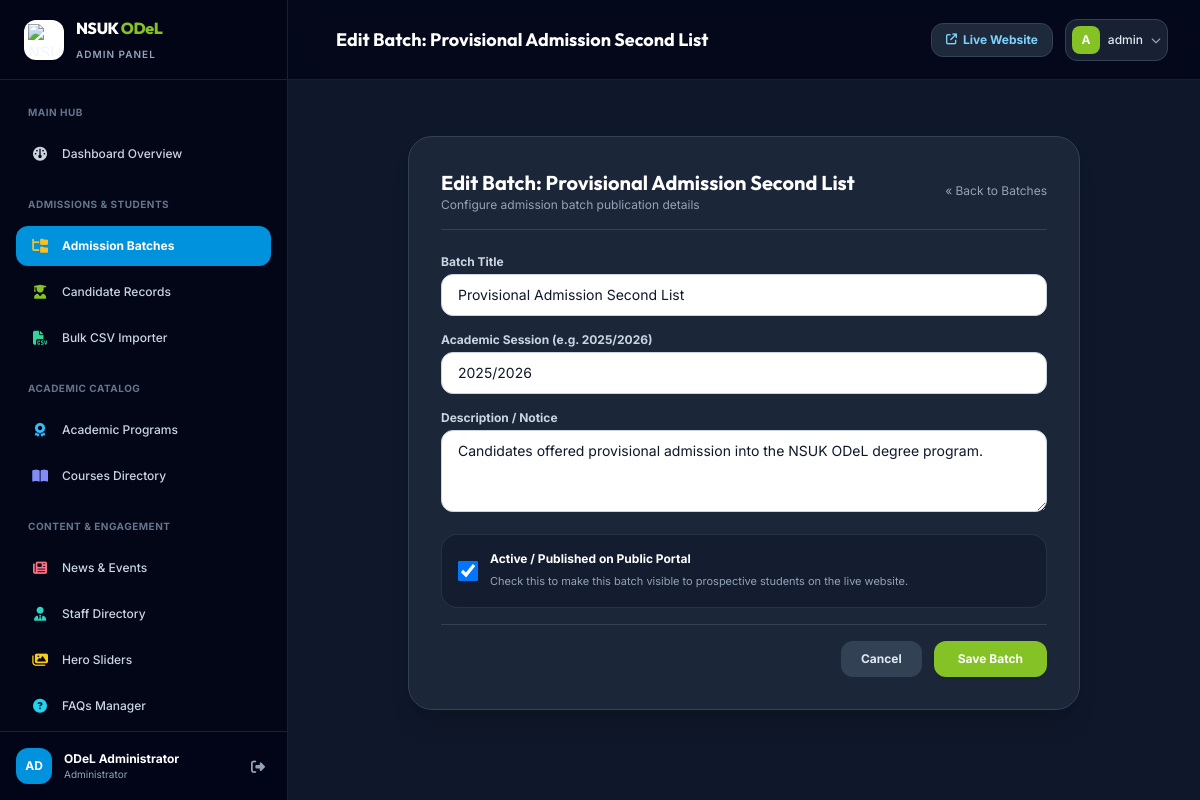
/dashboard/admissions/batches/2/edit/ (signed in), run on the app's committed database.
### core/models.py (models this page shows, shortened)
class AdmissionBatch(models.Model):
    title = models.CharField(max_length=255, default="Provisional Admission First List")
    academic_session = models.CharField(max_length=50, default="2025/2026", help_text="e.g. 2025/2026")
    publication_date = models.DateField(auto_now_add=True)
    is_active = models.BooleanField(default=True, help_text="Active lists are displayed on the public portal")
    description = models.TextField(blank=True, default="Candidates offered provisional admission into the NSUK ODeL degree program.")
    class Meta:
        ordering = ['-publication_date', '-id']
        verbose_name = "Admission Batch"
        verbose_name_plural = "Admission Batches"

### dashboard/views.py (the view)
# urls.py: path('admissions/batches/<int:pk>/edit/', views.batch_edit_dash, name='dashboard_batch_edit'),
@login_required
def batch_edit_dash(request, pk):
    batch = get_object_or_404(AdmissionBatch, pk=pk)
    if request.method == 'POST':
        form = AdmissionBatchForm(request.POST, instance=batch)
        if form.is_valid():
            form.save()
            messages.success(request, f"Admission Batch '{batch.title}' updated!")
            return redirect('dashboard_batches')
    else:
        form = AdmissionBatchForm(instance=batch)
    return render(request, 'dashboard/admissions/batch_form.html', {'form': form, 'title': f'Edit Batch: {batch.title}', 'batch': batch})

### dashboard/forms.py
class AdmissionBatchForm(forms.ModelForm):
    class Meta:
        model = AdmissionBatch
        fields = ['title', 'academic_session', 'is_active', 'description']
        widgets = {
            'title': forms.TextInput(attrs={'class': TAILWIND_INPUT, 'placeholder': 'e.g. Provisional Admission First List'}),
            'academic_session': forms.TextInput(attrs={'class': TAILWIND_INPUT, 'placeholder': 'e.g. 2025/2026'}),
            'is_active': forms.CheckboxInput(attrs={'class': TAILWIND_CHECKBOX}),
            'description': forms.Textarea(attrs={'class': TAILWIND_TEXTAREA, 'rows': 3}),
        }

### core/context_processors.py (called while the page is built)
def site_context(request):
    settings = SiteSetting.get_settings()
    active_programs = Program.objects.filter(is_active=True)[:6]
    latest_batch = AdmissionBatch.objects.filter(is_active=True).first()
    unread_inquiries_count = InquiryMessage.objects.filter(is_resolved=False).count()
    recent_announcements = NewsEvent.objects.filter(is_active=True)[:3]
    return {
        'site_settings': settings,
        'global_programs': active_programs,
        'global_latest_batch': latest_batch,
        'unread_inquiries_count': unread_inquiries_count,
        'global_announcements': recent_announcements,
    }

### core/models.py (called while the page is built)
    @classmethod
    def get_settings(cls):
        setting, created = cls.objects.get_or_create(pk=1)
        return setting

### templates/dashboard/admissions/batch_form.html (shortened to what this page needs)
{% extends 'dashboard/base.html' %}
{% block header_title %}{{ title }}{% endblock %}
{% block content %}
<div class="max-w-2xl mx-auto py-6">
    <div class="bg-slate-800/90 rounded-3xl p-8 border border-slate-700 shadow-xl space-y-6">
        <div class="border-b border-slate-700 pb-4 flex items-center justify-between">
            <div>
                <h2 class="font-heading font-bold text-xl text-white">{{ title }}</h2>
                <p class="text-xs text-slate-400">Configure admission batch publication details</p>
            </div>
            <a href="{% url 'dashboard_batches' %}" class="text-xs text-slate-400 hover:text-white">&laquo; Back to Batches</a>
        </div>
        <form method="post" class="space-y-4">
            <div class="space-y-1">
                <label class="block text-xs font-bold text-slate-300">Batch Title</label>
                {{ form.title }}
            </div>
            <div class="space-y-1">
                <label class="block text-xs font-bold text-slate-300">Academic Session (e.g. 2025/2026)</label>
                {{ form.academic_session }}
            </div>
            <div class="space-y-1">
                <label class="block text-xs font-bold text-slate-300">Description / Notice</label>
                {{ form.description }}
            </div>
            <div class="flex items-center space-x-3 p-4 rounded-2xl bg-slate-900/60 border border-slate-700/60">
                {{ form.is_active }}
                <div>
                    <label class="block text-xs font-bold text-white">Active / Published on Public Portal</label>
                    <span class="text-[11px] text-slate-400">Check this to make this batch visible to prospective students on the live website.</span>
                </div>
            </div>
            <div class="pt-4 flex items-center justify-end gap-3 border-t border-slate-700">
                <a href="{% url 'dashboard_batches' %}" class="px-5 py-2.5 rounded-xl bg-slate-700 hover:bg-slate-600 text-xs font-bold text-slate-200 transition">Cancel</a>
                <button type="submit" class="px-6 py-2.5 rounded-xl bg-brand-green hover:bg-brand-darkgreen text-white font-bold text-xs shadow transition">Save Batch</button>
            </div>
        </form>
    </div>
</div>
{% endblock %}

### templates/dashboard/base.html (shortened to what this page needs)
<!DOCTYPE html>
<html lang="en" class="h-full bg-slate-900">
<head>
    <script src="https://cdn.tailwindcss.com"></script>
    <link rel="stylesheet" href="https://cdnjs.cloudflare.com/ajax/libs/font-awesome/6.5.1/css/all.min.css">
</head>
<body class="h-full bg-slate-900 text-slate-100 font-sans antialiased flex overflow-hidden" x-data="{ sidebarOpen: false }">
    <aside :class="{ 'translate-x-0': sidebarOpen, '-translate-x-full': !sidebarOpen }" class="fixed inset-y-0 left-0 z-50 w-72 bg-slate-950 border-r border-slate-800/80 flex flex-col justify-between transition-transform duration-300 ease-in-out lg:translate-x-0 lg:static lg:inset-auto flex-shrink-0">
        <div>
            <div class="h-20 flex items-center justify-between px-6 border-b border-slate-800/80 bg-slate-950/60">
                <a href="{% url 'dashboard_home' %}" class="flex items-center space-x-3">
                    <div class="w-10 h-10 rounded-xl bg-white p-1 shadow flex items-center justify-center">
                        <img src="https://upload.wikimedia.org/wikipedia/en/thumb/5/52/Nasarawa_State_University_logo.png/220px-Nasarawa_State_University_logo.png" alt="NSUK" class="w-full h-full object-contain">
                    </div>
                    <div>
                        <span class="font-heading font-extrabold text-base tracking-tight text-white block">NSUK <span class="text-brand-green">ODeL</span></span>
                        <span class="text-[10px] text-slate-400 uppercase tracking-widest font-semibold">Admin Panel</span>
                    </div>
                </a>
            </div>
            <nav class="px-4 py-6 space-y-1.5 overflow-y-auto max-h-[calc(100vh-160px)] text-xs font-medium">
                <div class="px-3 pb-2 text-[10px] font-bold text-slate-500 uppercase tracking-wider">Main Hub</div>
                <a href="{% url 'dashboard_home' %}" class="flex items-center space-x-3 px-3.5 py-2.5 rounded-xl transition-all {% if request.resolver_match.url_name == 'dashboard_home' %}bg-brand-blue text-white font-bold shadow-lg shadow-sky-900/40{% else %}text-slate-300 hover:bg-slate-900 hover:text-white{% endif %}">
                    <i class="fa-solid fa-gauge text-sm w-5 text-center"></i>
                    <span>Dashboard Overview</span>
                </a>
                <div class="pt-4 px-3 pb-2 text-[10px] font-bold text-slate-500 uppercase tracking-wider">Admissions & Students</div>
                <a href="{% url 'dashboard_batches' %}" class="flex items-center space-x-3 px-3.5 py-2.5 rounded-xl transition-all {% if 'admissions/batches' in request.path %}bg-brand-blue text-white font-bold{% else %}text-slate-300 hover:bg-slate-900 hover:text-white{% endif %}">
                    <i class="fa-solid fa-folder-tree text-sm w-5 text-center text-amber-400"></i>
                    <span>Admission Batches</span>
                </a>
                <a href="{% url 'dashboard_candidates' %}" class="flex items-center space-x-3 px-3.5 py-2.5 rounded-xl transition-all {% if 'admissions/candidates' in request.path %}bg-brand-blue text-white font-bold{% else %}text-slate-300 hover:bg-slate-900 hover:text-white{% endif %}">
                    <i class="fa-solid fa-user-graduate text-sm w-5 text-center text-brand-green"></i>
                    <span>Candidate Records</span>
                </a>
                <a href="{% url 'dashboard_bulk_upload' %}" class="flex items-center space-x-3 px-3.5 py-2.5 rounded-xl transition-all {% if 'bulk-upload' in request.path %}bg-brand-blue text-white font-bold{% else %}text-slate-300 hover:bg-slate-900 hover:text-white{% endif %}">
                    <i class="fa-solid fa-file-csv text-sm w-5 text-center text-emerald-400"></i>
                    <span>Bulk CSV Importer</span>
                </a>
                <div class="pt-4 px-3 pb-2 text-[10px] font-bold text-slate-500 uppercase tracking-wider">Academic Catalog</div>
                <a href="{% url 'dashboard_programs' %}" class="flex items-center space-x-3 px-3.5 py-2.5 rounded-xl transition-all {% if 'programs' in request.path %}bg-brand-blue text-white font-bold{% else %}text-slate-300 hover:bg-slate-900 hover:text-white{% endif %}">
                    <i class="fa-solid fa-award text-sm w-5 text-center text-sky-400"></i>
                    <span>Academic Programs</span>
                </a>
                <a href="{% url 'dashboard_courses' %}" class="flex items-center space-x-3 px-3.5 py-2.5 rounded-xl transition-all {% if 'courses' in request.path %}bg-brand-blue text-white font-bold{% else %}text-slate-300 hover:bg-slate-900 hover:text-white{% endif %}">
                    <i class="fa-solid fa-book-open text-sm w-5 text-center text-indigo-400"></i>
                    <span>Courses Directory</span>
                </a>
                <div class="pt-4 px-3 pb-2 text-[10px] font-bold text-slate-500 uppercase tracking-wider">Content & Engagement</div>
                <a href="{% url 'dashboard_news' %}" class="flex items-center space-x-3 px-3.5 py-2.5 rounded-xl transition-all {% if 'news' in request.path %}bg-brand-blue text-white font-bold{% else %}text-slate-300 hover:bg-slate-900 hover:text-white{% endif %}">
                    <i class="fa-solid fa-newspaper text-sm w-5 text-center text-rose-400"></i>
                    <span>News & Events</span>
                </a>
                <a href="{% url 'dashboard_staff' %}" class="flex items-center space-x-3 px-3.5 py-2.5 rounded-xl transition-all {% if 'staff' in request.path %}bg-brand-blue text-white font-bold{% else %}text-slate-300 hover:bg-slate-900 hover:text-white{% endif %}">
                    <i class="fa-solid fa-user-tie text-sm w-5 text-center text-teal-400"></i>
                    <span>Staff Directory</span>
                </a>
                <a href="{% url 'dashboard_slides' %}" class="flex items-center space-x-3 px-3.5 py-2.5 rounded-xl transition-all {% if 'slides' in request.path %}bg-brand-blue text-white font-bold{% else %}text-slate-300 hover:bg-slate-900 hover:text-white{% endif %}">
                    <i class="fa-solid fa-images text-sm w-5 text-center text-yellow-400"></i>
                    <span>Hero Sliders</span>
                </a>
                <a href="{% url 'dashboard_faqs' %}" class="flex items-center space-x-3 px-3.5 py-2.5 rounded-xl transition-all {% if 'faqs' in request.path %}bg-brand-blue text-white font-bold{% else %}text-slate-300 hover:bg-slate-900 hover:text-white{% endif %}">
                    <i class="fa-solid fa-circle-question text-sm w-5 text-center text-cyan-400"></i>
                    <span>FAQs Manager</span>
                </a>
            </nav>
        </div>
        <div class="p-4 border-t border-slate-800/80 bg-slate-950/80">
            <div class="flex items-center justify-between">
                <div class="flex items-center space-x-3 truncate">
                    <div class="w-9 h-9 rounded-xl bg-brand-blue text-white font-bold text-xs flex items-center justify-center uppercase">
                        {{ request.user.username|slice:":2" }}
                    </div>
                    <div class="truncate">
                        <span class="block text-xs font-bold text-white truncate">{{ request.user.get_full_name|default:request.user.username }}</span>
                        <span class="block text-[10px] text-slate-400">Administrator</span>
                    </div>
                </div>
                <a href="{% url 'dashboard_logout' %}" class="text-slate-400 hover:text-rose-400 p-1.5 transition" title="Logout">
                    <i class="fa-solid fa-right-from-bracket text-sm"></i>
                </a>
            </div>
        </div>
    </aside>
    <div class="flex-1 flex flex-col min-w-0 overflow-hidden bg-slate-900">
        <header class="h-20 bg-slate-950/80 backdrop-blur-md border-b border-slate-800/80 flex items-center justify-between px-4 sm:px-8 z-30">
            <div class="flex items-center space-x-4">
                <div class="hidden sm:block">
                    <h1 class="font-heading font-bold text-base sm:text-lg text-white">
                        {% block header_title %}ODeL Administration & Management{% endblock %}
                    </h1>
                </div>
            </div>
            <div class="flex items-center space-x-3">
                <a href="{% url 'home' %}" target="_blank" class="px-3.5 py-2 rounded-xl bg-slate-800 hover:bg-slate-700 text-xs font-bold text-sky-300 transition flex items-center gap-1.5 border border-slate-700">
                    <i class="fa-solid fa-arrow-up-right-from-square text-[11px]"></i>
                    <span class="hidden sm:inline">Live Website</span>
                </a>
                <div class="relative" x-data="{ open: false }" @click.outside="open = false">
                    <button @click="open = !open" class="flex items-center space-x-2 p-1.5 rounded-xl bg-slate-800/80 hover:bg-slate-800 border border-slate-700 text-xs font-medium focus:outline-none">
                        <div class="w-7 h-7 rounded-lg bg-brand-green text-white font-bold flex items-center justify-center uppercase text-xs">
                            {{ request.user.username|slice:":1" }}
                        </div>
                        <span class="text-slate-200 hidden md:inline">{{ request.user.username }}</span>
                        <i class="fa-solid fa-chevron-down text-[10px] text-slate-400"></i>
                    </button>
                </div>
            </div>
        </header>
        <main class="flex-1 overflow-y-auto p-4 sm:p-8 bg-slate-900">
            {% block content %}{% endblock %}
        </main>
    </div>
</body>
</html>

### data on the page
AdmissionBatch: title "Provisional Admission Second List", academic_session "2025/2026", description "Candidates offered provisional admission into the NSUK ODeL degree program.", is_active "☑"

### other printed values
{{ request.user.username|slice:":2" }} "AD"
{{ request.user.get_full_name|default:request.user.username }} "ODeL Administrator"
{{ title }} "Edit Batch: Provisional Admission Second List"
{{ request.user.username|slice:":1" }} "A"
{{ request.user.username }} "admin"
